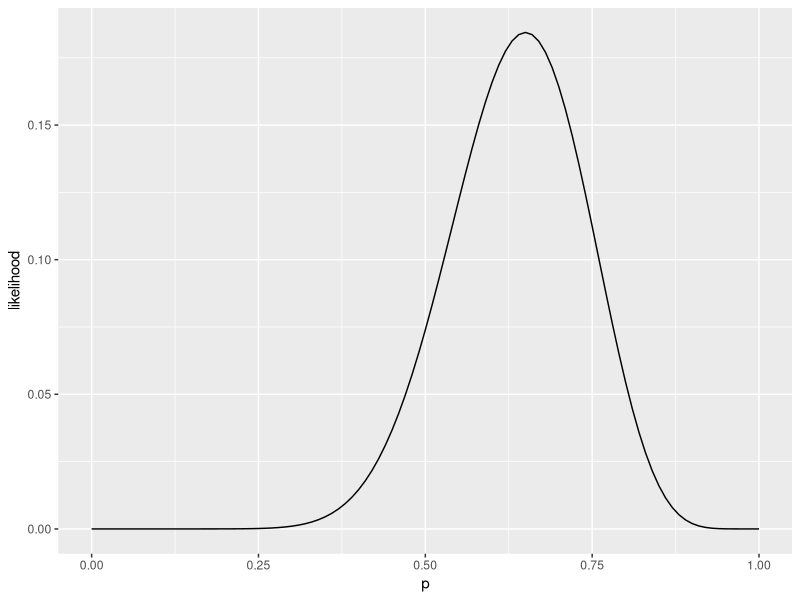
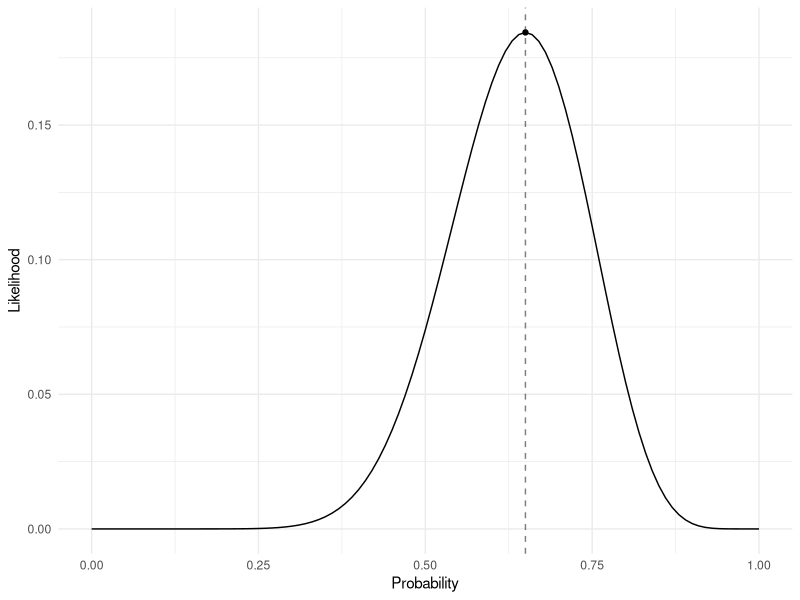
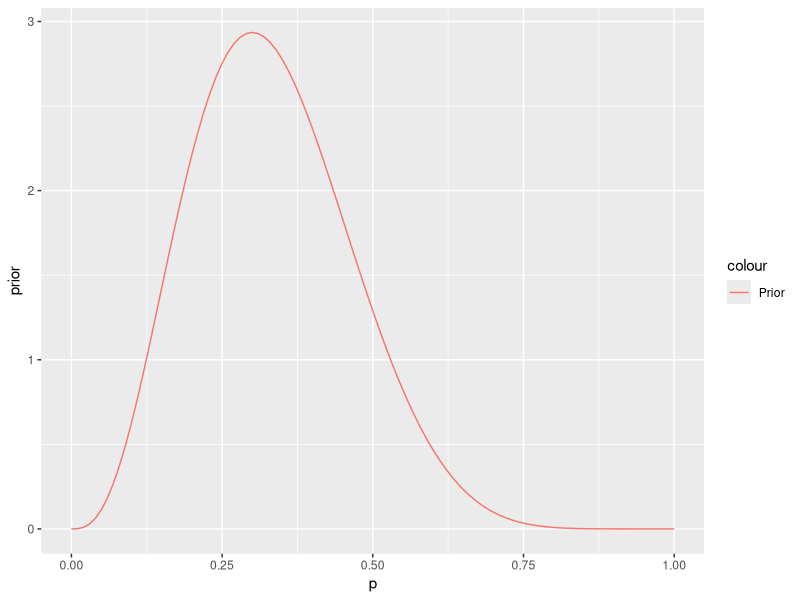
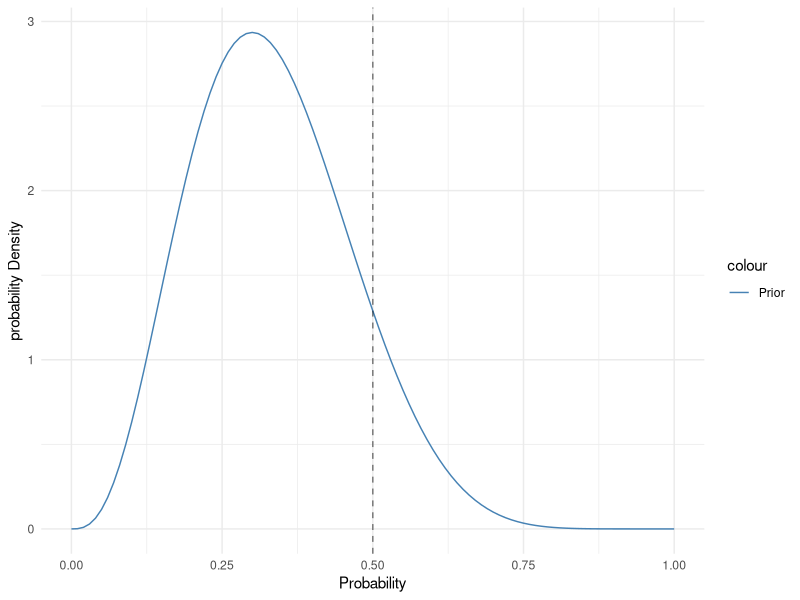
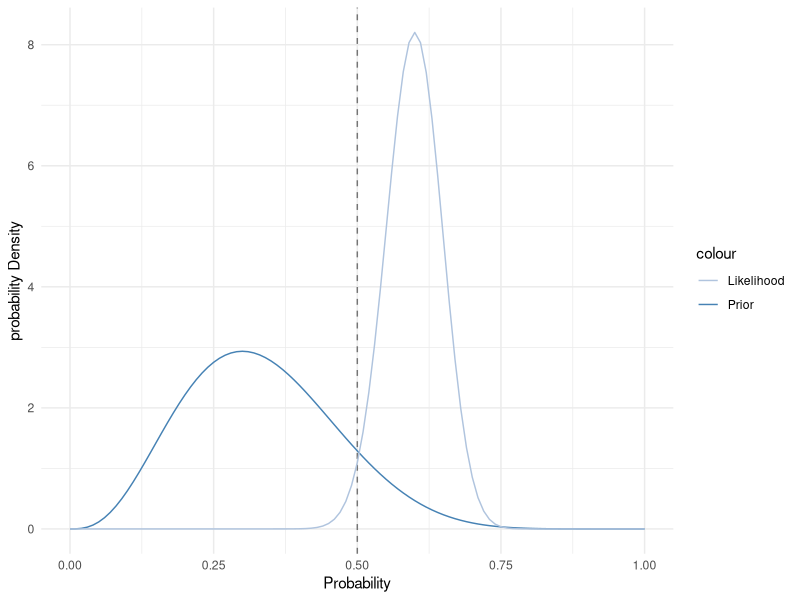
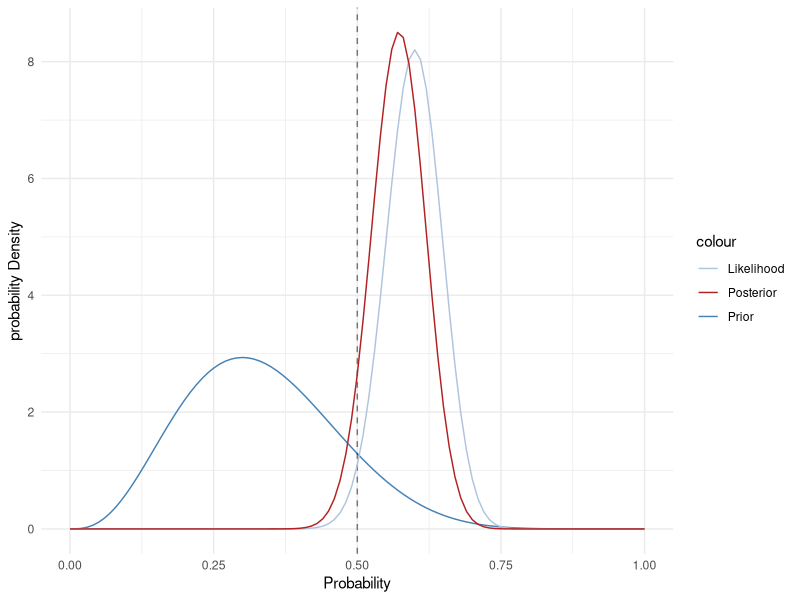
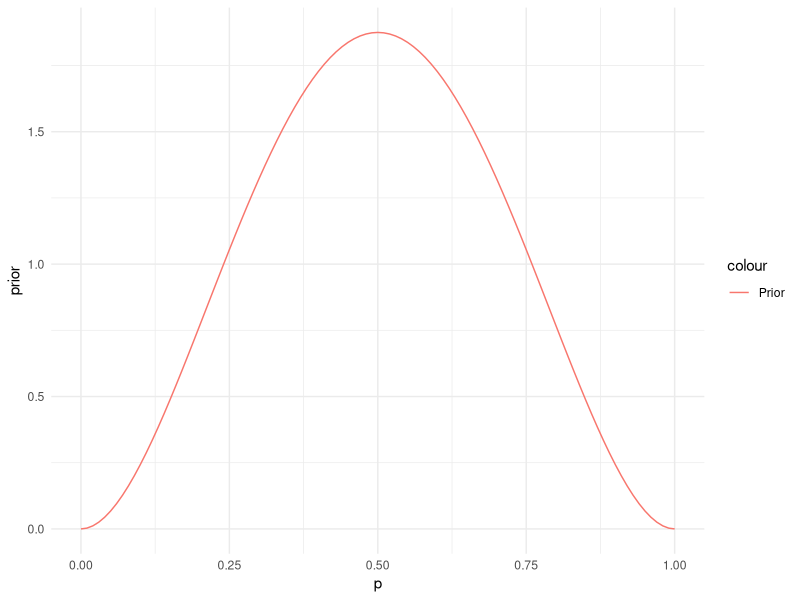
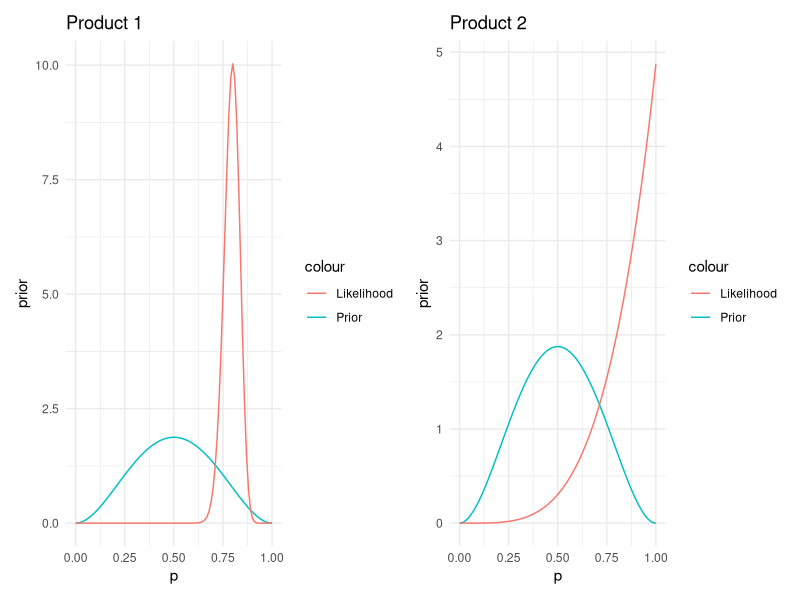

Write the R code that produced these figures, in order.
## ---- chunk 1
library(tidyverse)

# our observed data
n_positive = 13
n_negative = 7
number_of_reviews = n_negative + n_positive

p = seq(0, 1, by = 0.01)  # create a grid for the x-axis in step of 0.01 (this is our proposed values of p)
likelihood = dbinom(n_positive, size=number_of_reviews, prob=p)

data = tibble(p, likelihood)
plot = ggplot(data, aes(p, likelihood)) + 
  geom_line()
plot # display plot
## ---- chunk 2
maximum_likelihood = p[likelihood == max(likelihood)]

plot + 
  theme_minimal() +
  geom_vline(xintercept=maximum_likelihood, linetype="dashed", alpha=0.5) + 
  annotate("point", x = maximum_likelihood, y=max(likelihood)) + 
  theme_minimal() +
  labs(x="Probability", y="Likelihood")
## ---- chunk 3
h0 <- likelihood[p==0.5]
ha <- likelihood[p==maximum_likelihood]

h0
ha
## ---- chunk 4
lik_ratio <- 2*log(ha/h0)

p_value = pchisq(q = lik_ratio, df = 1, lower.tail = F)
p_value
## ---- chunk 5
a = 4
b = 8
prior = dbeta(p, a, b)

data = tibble(p, prior)
plot = ggplot(data, aes(p, prior)) + 
  geom_line(aes(color="Prior"))
plot
## ---- chunk 6

plot = plot + 
  theme_minimal() +
  geom_vline(xintercept = 0.5, linetype="dashed", alpha = 0.5) + 
  labs(x="Probability", y="probability Density") + 
  scale_color_manual(values = c("steelblue")) 
plot

plot = plot + scale_color_manual(values = c("lightsteelblue", "steelblue")) 
## ---- chunk 7
# our observed data
n_positive = 60
n_negative = 40
number_of_reviews = n_negative + n_positive

likelihood = dbinom(n_positive, size=number_of_reviews, prob=p)

# rescale likelihood (simply so it looks nicer in the plot)
likelihood = likelihood/sum(likelihood)*100

# adding the likelihood to the plot
plot = plot + 
  geom_line(aes(x=p, y=likelihood, color="Likelihood"))
plot
## ---- chunk 8

plot = plot + 
  scale_color_manual(values = c("lightsteelblue", "firebrick", "steelblue"))
## ---- chunk 9
posterior = likelihood*prior

# rescaling the posterior
posterior = posterior/sum(posterior)*100
# why 100? Well to make the integral equal to 1 because the interval between p is 0.01 (1/0.01=100). If you didn't do this it would look very small compared to the prior distribution when plotting (try it out)


# adding the posterior to the plot
plot + 
  geom_line(aes(x=p, y=posterior, color="Posterior"))
## ---- chunk 10
p[posterior == max(posterior)]
# this corresponds the argmax function, i.e. what is the value x which gives the largest value y?
## ---- chunk 11
# product 1
p1_positive = 80
p1_negative = 20
p1_total = p1_positive + p1_negative
# product 2
p2_positive = 4
p2_negative = 0
p2_total = p2_positive + p2_negative
## ---- chunk 12
p = seq(0, 1, by=0.01)
prior = dbeta(p, 3, 3)

data = tibble(p, prior)
plot = ggplot(data, aes(p, prior)) + 
  geom_line(aes(color="Prior")) + 
  theme_minimal() # for the minimal theme used previously. (but hidden)
plot
## ---- chunk 13
p1_likelihood = dbinom(p1_positive, size=p1_total, prob=p)
p2_likelihood = dbinom(p2_positive, size=p2_total, prob=p)

# scale them both
p1_likelihood = p1_likelihood/sum(p1_likelihood)*100
p2_likelihood = p2_likelihood/sum(p2_likelihood)*100


# add the likelihood the plot
p1_plot = plot + 
  geom_line(aes(x=p, y=p1_likelihood, color="Likelihood")) + 
  labs(title="Product 1")

p2_plot = plot + 
  geom_line(aes(x=p, y=p2_likelihood, color="Likelihood")) + 
  labs(title="Product 2")

# you can plot them both side by side using patchwork
# install it from the github using:
# devtools::install_github("thomasp85/patchwork")
library(patchwork)
p1_plot + p2_plot
## ---- chunk 14
p1_posterior = p1_likelihood*prior
p2_posterior = p2_likelihood*prior

# scale them both
p1_posterior = p1_posterior/sum(p1_posterior)*100
p2_posterior = p2_posterior/sum(p2_posterior)*100

# add the posterior to the plot
p1_plot = p1_plot + 
  geom_line(aes(x=p, y=p1_posterior, color="Posterior")) + 
  labs(title="Product 1")

p2_plot = p2_plot + 
  geom_line(aes(x=p, y=p2_posterior, color="Posterior")) + 
  labs(title="Product 2")

p1_plot + p2_plot
## ---- chunk 15
ggplot(data, aes(x=p)) + 
  geom_line(aes(x=p, y=p1_posterior, color="Product 1")) + 
  geom_line(aes(x=p, y=p2_posterior, color="Product 2"))
## ---- chunk 16
number_of_samples = 100000 # take a lot of samples
p1_samples = sample(p, size=number_of_samples, replace=T, prob=p1_posterior)
p2_samples = sample(p, size=number_of_samples, replace=T, prob=p2_posterior)

# what proportion of p1 is bigger than p2? 
sum(p1_samples > p2_samples)/length(p2_samples)
